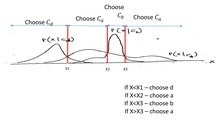
%> input picture y3/sem_b/computer_vision/hw4/q4.jpg, 220 x 126 px, shrunk from 8353 x 4789 before the run; the run also reads 3 pictures not shown here
$ octave hw4.m   (GNU Octave 9; MATLAB toolbox functions it lacks are replaced by stand-ins)
%> lines starting %> are read from the running program, lines starting %| are printed output that depends on the picture
### y3/sem_b/computer_vision/hw4/functions/segmentation.m
function [ seg_pic, vals ] = segmentation( image )

gray_pic = rgb2gray(image);
seg_pic = gray_pic;
[nrows, ncols] = size(gray_pic(:,:,1));
vals(1) = 1;
ind = 1;
for x = 2:ncols-1
    for y = 2:nrows-1
        if seg_pic(x,y) == 0
            seg_pic = region_grow(seg_pic, vals(ind), x, y);
            ind = ind + 1;
            vals(ind) = vals(ind-1) + 10;
        end
    end
end

    % [17 lines left out: function region_grow, not called in this run]
end

### y3/sem_b/computer_vision/hw4/objects_features.m
function [ C ] = objects_features( file_name )
%OBJECTS_FEATURES Summary of this function goes here
%   Detailed explanation goes here
    img = imread(file_name);

    [seg_im, vals] = segmentation(img);
    C = [];
    for val=vals(1 : end-1)
        c = circularity(seg_im, val);
        C = [C c];
    end

end

### y3/sem_b/computer_vision/hw4/group_density.m
function [ mu, sigma ] = group_density( file_name )

    C = objects_features(file_name);
    n = length(C);
    mu = sum(C) / n;
    sigma = sum((C-mu).^2) / n;

end

### y3/sem_b/computer_vision/hw4/hw4.m
%% Q 1

% Code:
clear all, close all, clc;
addpath([genpath('./materials') genpath('./functions')])

% A:
pd1 = makedist('Uniform');
pd2 = makedist('Uniform');

A1 = 0;
B1 = 1;
X1 = -0.2:0.01:1.2;
uni1 = unifpdf(X1,A1,B1);
A2 = 0.8;
B2 = 1.8;
X2 = 0.6:0.01:2;
uni2 = unifpdf(X2,A2,B2);

f = figure(1);
ax_plot = axes('Position',[.3 .1 .6 .8]);
stairs(ax_plot, X1, uni1, 'b', 'linewidth', 2), title('1.a: C1 and C2 Distribution:'), hold on;
stairs(X2, uni2, 'r-.', 'linewidth', 2), xlim([-0.2 2]), ylim([0 1.3]);

% B:
line([0.9 0.9], get(gca, 'ylim'),'color', 'k', 'linewidth', 2)
legend({'P(y | c_1)','P(y | c_2)' },'Location','northwest')
hold off;

ax_txt = axes('Position',[0 0 1 1],'Visible','off');
axes(ax_txt)
descr = {'1.b:';
    'It is possible that';
    'C2 object will be';
    'falsley classified';
    'between:';
    '0.8 < y < 1'};
text(.025, 0.6, descr, 'FontSize', 15)
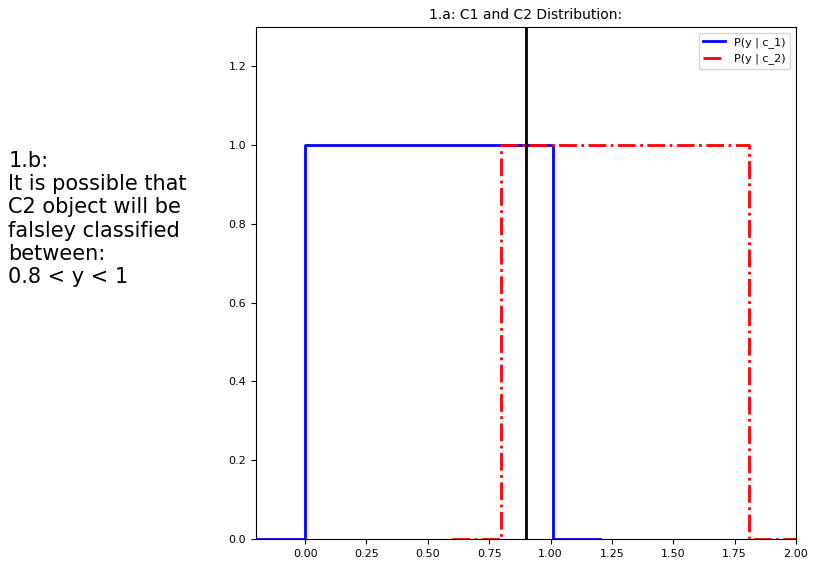
%> figure redrawn from the program's plot data, 2 panels
% Answers:

%% Q 2

% Code:
figure(2);
data1 = [repelem(4,3) repelem(5,6) repelem(6,16) repelem(7,20) ...
    repelem(8,30) repelem(9,18) repelem(10,7)];
histogram(data1, 4:11), title('2.a: 0 and 1 Area Histogram and distribution'), hold on;
dnorm1  = fitdist(data1(:), 'Normal');
X1 = 0:0.1:14;
Y1 = pdf(dnorm1, X1);
plot(X1, Y1*70,'b', 'linewidth', 2);

data2 = [repelem(2,8) repelem(3,19) repelem(4,41) repelem(5,20) ...
    repelem(6,7) repelem(7,5)];
histogram(data2, 2:8);
dnorm2  = fitdist(data2(:), 'Normal');
X2 = 0:0.1:9;
Y2 = pdf(dnorm2, X2);
plot(X2, Y2*110,'r', 'linewidth', 2);

dist_lm = mean([mean(data1) mean(data2)]);
line([dist_lm dist_lm], get(gca, 'ylim'),'color', 'g', 'linewidth', 2)
line([6 6], get(gca, 'ylim'),'color', 'k', 'linewidth', 2)

legend({'Zero Area Hist', 'P(x|zero)', 'One Area Hist', 'P(x|one', 'Min distance border', 'Probabilty border'})
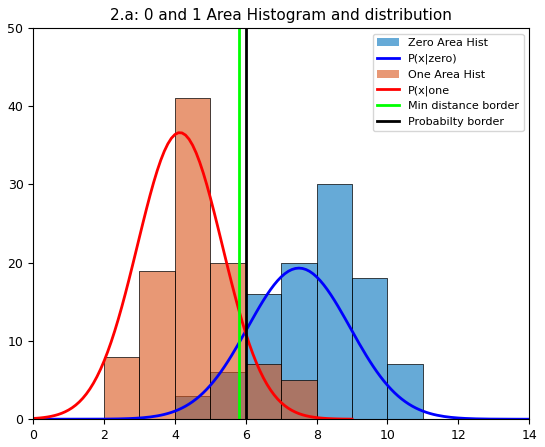
%> figure redrawn from the program's plot data; tallest bar 30 high, from x = 8 to 9; curve peaks at x = 7.5, y = 19.31; tallest bar 41 high, from x = 4 to 5; curve peaks at x = 4.1, y = 36.62

figure(3)
ax_plot = axes('Position',[.37 .1 .57 .8]);
histogram(data1, 4:11),title('2.b: Decision borders.'), hold on;
plot(ax_plot, X1, Y1*70,'b', 'linewidth', 2);


histogram(data2, 2:8);
plot(X2, Y2*110,'r', 'linewidth', 2);

line([dist_lm dist_lm], get(gca, 'ylim'),'color', 'g', 'linewidth', 2)
line([6 6], get(gca, 'ylim'),'color', 'k', 'linewidth', 2)

legend({'Zero Area Hist', 'P(x|zero)', 'One Area Hist', 'P(x|one', 'Min distance border', 'Probabilty border'})
xlim([5 8]), ylim([0 20])

ax_txt = axes('Position',[0 0 1 1],'Visible','off');
axes(ax_txt)
descr = {'2.b:';
    'Decision by Min distance:';
    sprintf('1 if Area < %g', dist_lm);
    sprintf('0 if Area %s%g', '{\geq}', dist_lm);
    '';
    'Decision by probabilty:';
    '1 if Area <6';
    '0 if Area {\geq}6'};
text(.025,0.6,descr, 'FontSize', 15)
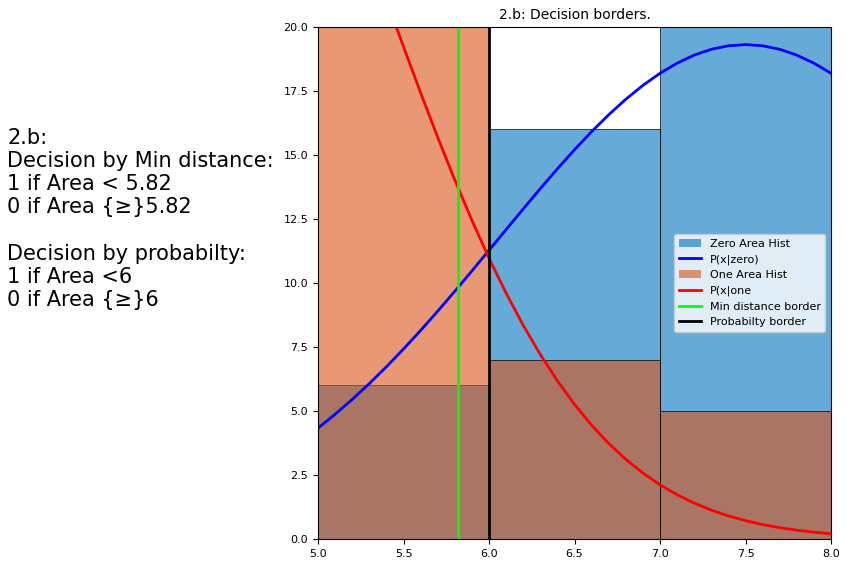
%> figure redrawn from the program's plot data, 2 panels; panel 1: tallest bar 30 high, from x = 8 to 9; panel 1: curve peaks at x = 7.5, y = 19.31; panel 1: tallest bar 41 high, from x = 4 to 5; panel 1: curve peaks at x = 4.1, y = 36.62, above the top of the axes


%% Q 3

% A:
letters = ['A' 'B' 'C' 'D' 'E' 'F' 'G' 'H' 'I' 'J' 'K' 'L' 'M' 'N' 'O' 'P' 'Q' 'R' 'S' 'T' 'U' 'V' 'W' 'X' 'Y' 'Z'];
num_edges = [2 0 2 0 3 3 2 4 2 2 4 2 2 2 0 1 1 2 2 3 2 2 2 4 3 2];
num_T = [2 1 0 0 1 1 0 2 0 0 2 0 0 0 0 1 1 2 0 1 0 0 0 4 1 0];
num_X = [0 0 0 0 0 0 0 0 0 0 1 0 0 0 0 0 0 0 0 0 0 0 0 1 0 0];

fprintf('3.a:\n')
fprintf('P(letter=P|edges=1) = 0.5 | P and Q has 1 edge\n')
fprintf('P(letter=H|edges=4) = 1/3 | H K and X has 4 edges\n')
fprintf('P(letter=B|edges=0 and T=1) = 1 | only B has 0 edges and 1 T junction\n')

% B:
fprintf('3.b:\n')
fprintf('They will not be valid, corupted text can have totaly different number of Edges and T junctions.\n')

% Answers:


%% Q 4
figure(4)
answer = imread('q4.jpg');
%> answer is the input picture: size 126x220x3 uint8; mean R, G, B 247.4, 246.9, 247
image(answer)

%% Q 5

% Code:
% A:
[mu1 sigma1] = group_density('cell1.bmp');
%> in segmentation, `gray_pic = rgb2gray(image);`: gray_pic = [255 252 197 252 225 234 184 254; 241 188 181 197 179 207 207 255; 176 212 190 224 255 242 177 223; 243 217 179 197 237 185 202 243; 220 158 222 181 189 192 221 240; 255 255 157 208 230 222 162 237; 177 170 233 183 141 254 177 238; 237 237 248 169 216 255 190 241]
%> in segmentation, `seg_pic = gray_pic;`: seg_pic has the same summary as gray_pic
%> in segmentation, `[nrows, ncols] = size(gray_pic(:,:,1));`: nrows = 8
%> the loop in segmentation, `for x = 2:ncols-1` made 6 passes
%> after the loop in segmentation, `for x = 2:ncols-1`: ind = 1
%> in objects_features, `[seg_im, vals] = segmentation(img);`: seg_im has the same summary as gray_pic in segmentation
%> in group_density, `C = objects_features(file_name);`: C = []
%> in group_density, `mu = sum(C) / n;`: mu = NaN
%> mu1 = NaN; sigma1 = NaN
[mu2 sigma2] = group_density('cell2.bmp');
%> the loop in segmentation (call 2), `for x = 2:ncols-1` made 6 passes
%> mu2 = NaN; sigma2 = NaN

group_prob = @(xi, mu, sigma) exp(-((xi-mu)^2 / (2*sigma))) / (2*pi*sigma) ^ (1/2);

C = objects_features('test.bmp');
%> C = []

cell1 = 0;
cell2 = 0;

% B: Most Likelihood
for c = C
    cell1_prob = group_prob(c, mu1, sigma1);
    cell2_prob = group_prob(c, mu2, sigma2);

    if cell1_prob > cell2_prob
        cell1 = cell1 + 1;
    else
        cell2 = cell2 + 1;
    end

end
%> this loop made 0 passes
%> after the loop, cell1 = 0; cell2 = 0

fprintf('5.b:\nAccording to %s: we have %g cell1 and %g cell2\n', 'most likelihood', cell1, cell2);
%| 5.b:
%| According to most likelihood: we have 0 cell1 and 0 cell2

cell1 = 0;
cell2 = 0;

for c = C
    cell1_dist = (c - mu1) ^ 2;
    cell2_dist = (c - mu2) ^ 2;

    if cell1_dist < cell2_dist
        cell1 = cell1 + 1;
    else
        cell2 = cell2 + 1;
    end

end

fprintf('According to %s: we have %g cell1 and %g cell2\n', 'Smallest distance', cell1, cell2);
%| According to Smallest distance: we have 0 cell1 and 0 cell2

% Answers:

%% Used Functions:
% [108 lines of commented-out code are left out]
